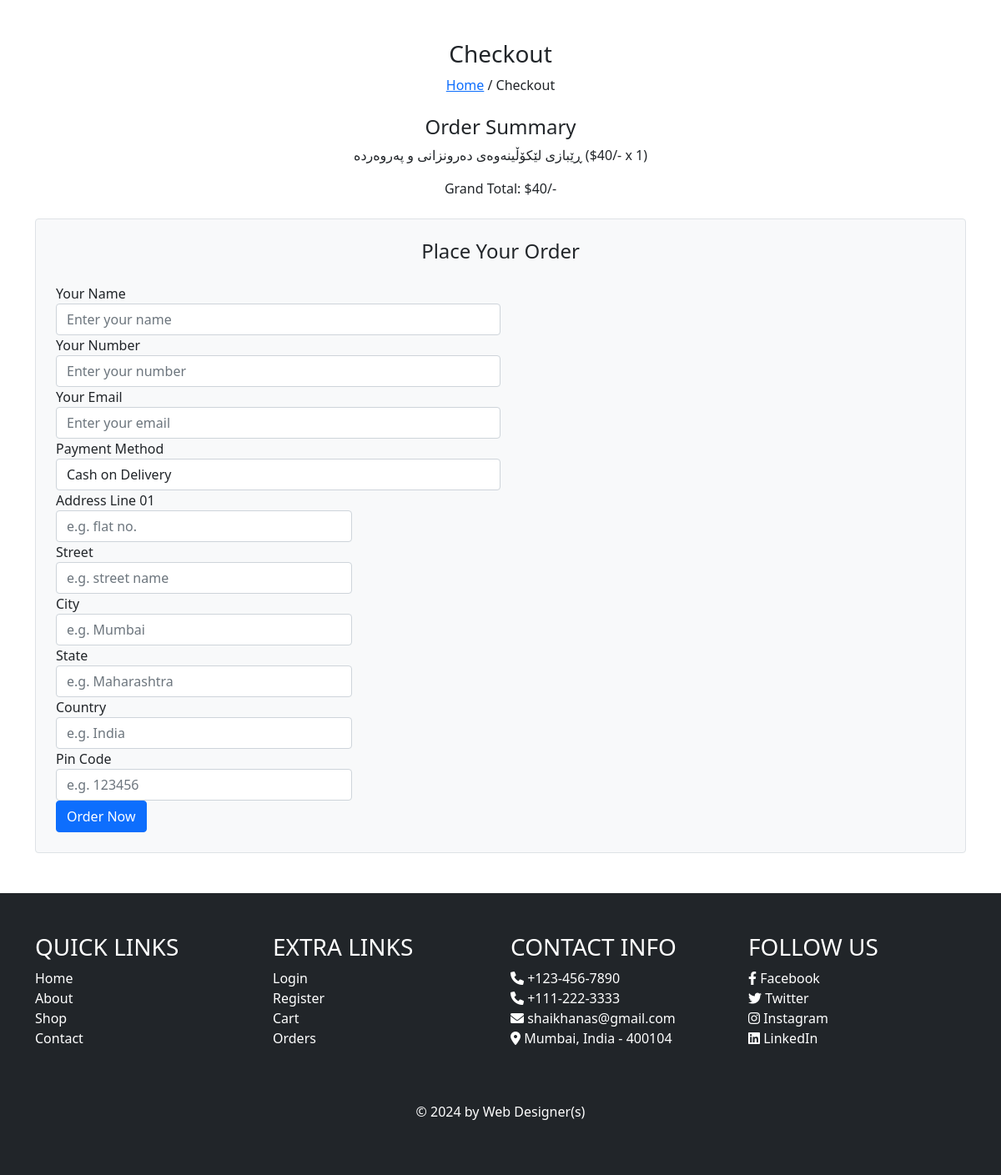
/checkout.php (signed in), run on the app's committed database.
### tables this page shows
CREATE TABLE `cart` (
  `id` int(100) NOT NULL,
  `user_id` int(100) NOT NULL,
  `name` varchar(100) NOT NULL,
  `price` int(100) NOT NULL,
  `quantity` int(100) NOT NULL,
  `image` varchar(100) NOT NULL
);

### checkout.php (the view, shortened to what this page needs)
<?php
include 'header.php';
$user_id = $_SESSION['user_id'];
?>
<div class="container mt-5">
    <div class="text-center">
        <h3>Checkout</h3>
        <p><a href="index.php">Home</a> / Checkout</p>
    </div>
    <section class="display-order my-4">
        <h4 class="text-center">Order Summary</h4>
        <?php
        $grand_total = 0;
        $select_cart = mysqli_query($conn, "SELECT * FROM `cart` WHERE user_id = '$user_id'") or die('query failed');
        if (mysqli_num_rows($select_cart) > 0) {
            while ($fetch_cart = mysqli_fetch_assoc($select_cart)) {
                $total_price = ($fetch_cart['price'] * $fetch_cart['quantity']);
                $grand_total += $total_price;
        ?>
                <p class="text-center"> <?php echo $fetch_cart['name']; ?> <span>(<?php echo '$' . $fetch_cart['price'] . '/-' . ' x ' . $fetch_cart['quantity']; ?>)</span> </p>
        <?php
            }
        } else {
            echo '<p class="text-center">Your cart is empty.</p>';
        }
        ?>
        <div class="text-center font-weight-bold">Grand Total: <span>$<?php echo $grand_total; ?>/-</span></div>
    </section>
    <section class="checkout mb-5">
        <form action="" method="post" class="p-4 border rounded bg-light">
            <h4 class="text-center mb-4">Place Your Order</h4>
            <div class="form-row">
                <div class="form-group col-md-6">
                    <label for="name">Your Name</label>
                    <input type="text" name="name" id="name" required class="form-control" placeholder="Enter your name">
                </div>
                <div class="form-group col-md-6">
                    <label for="number">Your Number</label>
                    <input type="number" name="number" id="number" required class="form-control" placeholder="Enter your number">
                </div>
                <div class="form-group col-md-6">
                    <label for="email">Your Email</label>
                    <input type="email" name="email" id="email" required class="form-control" placeholder="Enter your email">
                </div>
                <div class="form-group col-md-6">
                    <label for="method">Payment Method</label>
                    <select name="method" id="method" class="form-control">
                        <option value="cash on delivery">Cash on Delivery</option>
                    </select>
                </div>
                <div class="form-group col-md-4">
                    <label for="flat">Address Line 01</label>
                    <input type="number" min="0" name="flat" id="flat" required class="form-control" placeholder="e.g. flat no.">
                </div>
                <div class="form-group col-md-4">
                    <label for="street">Street</label>
                    <input type="text" name="street" id="street" required class="form-control" placeholder="e.g. street name">
                </div>
                <div class="form-group col-md-4">
                    <label for="city">City</label>
                    <input type="text" name="city" id="city" required class="form-control" placeholder="e.g. Mumbai">
                </div>
                <div class="form-group col-md-4">
                    <label for="state">State</label>
                    <input type="text" name="state" id="state" required class="form-control" placeholder="e.g. Maharashtra">
                </div>
                <div class="form-group col-md-4">
                    <label for="country">Country</label>
                    <input type="text" name="country" id="country" required class="form-control" placeholder="e.g. India">
                </div>
                <div class="form-group col-md-4">
                    <label for="pin_code">Pin Code</label>
                    <input type="number" min="0" name="pin_code" id="pin_code" required class="form-control" placeholder="e.g. 123456">
                </div>
            </div>
            <button type="submit" name="order_btn" class="btn btn-primary btn-block">Order Now</button>
        </form>
    </section>
</div>
<?php include 'footer.php'; ?>

### data on the page
cart: name "ڕێبازی لێکۆڵینەوەی دەرونزانی و پەروەردە", price "40", quantity "1"

### other printed values
$grand_total "40"
